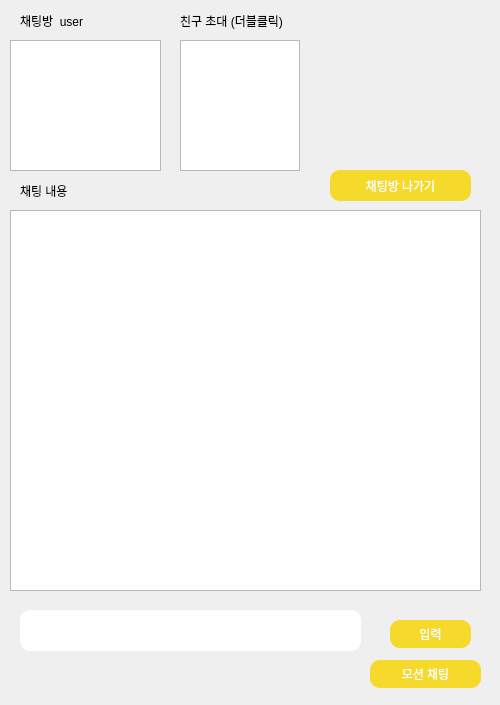
<?xml version="1.0" encoding="UTF-8"?>
<ui version="4.0">
 <class>Form</class>
 <widget class="QWidget" name="Form">
  <property name="geometry">
   <rect>
    <x>0</x>
    <y>0</y>
    <width>500</width>
    <height>705</height>
   </rect>
  </property>
  <property name="windowTitle">
   <string>Form</string>
  </property>
  <widget class="QStackedWidget" name="stackedWidget">
   <property name="geometry">
    <rect>
     <x>0</x>
     <y>0</y>
     <width>501</width>
     <height>701</height>
    </rect>
   </property>
   <property name="currentIndex">
    <number>3</number>
   </property>
   <widget class="QWidget" name="login_page">
    <widget class="QLabel" name="label_back_4">
     <property name="geometry">
      <rect>
       <x>0</x>
       <y>0</y>
       <width>521</width>
       <height>701</height>
      </rect>
     </property>
     <property name="text">
      <string/>
     </property>
     <property name="pixmap">
      <pixmap>back3.jpg</pixmap>
     </property>
    </widget>
    <widget class="QLabel" name="PassWord_label">
     <property name="geometry">
      <rect>
       <x>50</x>
       <y>330</y>
       <width>101</width>
       <height>20</height>
      </rect>
     </property>
     <property name="text">
      <string>PassWord</string>
     </property>
    </widget>
    <widget class="QLineEdit" name="pw_line">
     <property name="geometry">
      <rect>
       <x>130</x>
       <y>330</y>
       <width>261</width>
       <height>31</height>
      </rect>
     </property>
     <property name="styleSheet">
      <string notr="true">QLineEdit
{
    background-color:  rgb(255, 255, 255);
	border-radius: 10px;
}

</string>
     </property>
     <property name="echoMode">
      <enum>QLineEdit::PasswordEchoOnEdit</enum>
     </property>
    </widget>
    <widget class="QLabel" name="ID_label">
     <property name="geometry">
      <rect>
       <x>110</x>
       <y>290</y>
       <width>64</width>
       <height>15</height>
      </rect>
     </property>
     <property name="text">
      <string>ID</string>
     </property>
    </widget>
    <widget class="QPushButton" name="login_btn">
     <property name="geometry">
      <rect>
       <x>270</x>
       <y>380</y>
       <width>111</width>
       <height>31</height>
      </rect>
     </property>
     <property name="styleSheet">
      <string notr="true">QPushButton{
	font: 13pt &quot;맑은 고딕&quot;;
	color: rgb(255, 255, 255);
    background-color: rgb(245, 218, 43);
	border: 0px;
	border-radius: 10px;
}

</string>
     </property>
     <property name="text">
      <string>login</string>
     </property>
    </widget>
    <widget class="QLineEdit" name="id_line">
     <property name="geometry">
      <rect>
       <x>130</x>
       <y>280</y>
       <width>261</width>
       <height>31</height>
      </rect>
     </property>
     <property name="styleSheet">
      <string notr="true">QLineEdit
{
    background-color:  rgb(255, 255, 255);
	border-radius: 10px;
}

</string>
     </property>
    </widget>
    <widget class="QPushButton" name="signup_btn">
     <property name="geometry">
      <rect>
       <x>270</x>
       <y>430</y>
       <width>111</width>
       <height>31</height>
      </rect>
     </property>
     <property name="styleSheet">
      <string notr="true">QPushButton{
	font: 13pt &quot;맑은 고딕&quot;;
	color: rgb(255, 255, 255);
    background-color: rgb(245, 218, 43);
	border: 0px;
	border-radius: 10px;
}

</string>
     </property>
     <property name="text">
      <string>join</string>
     </property>
    </widget>
    <widget class="QLabel" name="label_6">
     <property name="geometry">
      <rect>
       <x>30</x>
       <y>520</y>
       <width>391</width>
       <height>51</height>
      </rect>
     </property>
     <property name="text">
      <string>모션채팅을 원하시면 모션채팅 버튼을 누르시고, </string>
     </property>
    </widget>
    <widget class="QLabel" name="label_7">
     <property name="geometry">
      <rect>
       <x>30</x>
       <y>560</y>
       <width>371</width>
       <height>31</height>
      </rect>
     </property>
     <property name="text">
      <string>모션채팅 종료를 원하시면 캠 창에서 q를 입력하고 </string>
     </property>
    </widget>
    <widget class="QLabel" name="label_8">
     <property name="geometry">
      <rect>
       <x>280</x>
       <y>600</y>
       <width>331</width>
       <height>16</height>
      </rect>
     </property>
     <property name="text">
      <string>종료아아콘을 누르세요</string>
     </property>
    </widget>
   </widget>
   <widget class="QWidget" name="signup_page">
    <widget class="QLabel" name="label_back_2">
     <property name="geometry">
      <rect>
       <x>0</x>
       <y>0</y>
       <width>521</width>
       <height>701</height>
      </rect>
     </property>
     <property name="text">
      <string/>
     </property>
     <property name="pixmap">
      <pixmap>back3.jpg</pixmap>
     </property>
    </widget>
    <widget class="QLabel" name="ID_label_2">
     <property name="geometry">
      <rect>
       <x>110</x>
       <y>260</y>
       <width>64</width>
       <height>15</height>
      </rect>
     </property>
     <property name="text">
      <string>ID</string>
     </property>
    </widget>
    <widget class="QLabel" name="PassWord_label_2">
     <property name="geometry">
      <rect>
       <x>110</x>
       <y>320</y>
       <width>101</width>
       <height>20</height>
      </rect>
     </property>
     <property name="text">
      <string>PassWord</string>
     </property>
    </widget>
    <widget class="QPushButton" name="signup_ok_btn">
     <property name="geometry">
      <rect>
       <x>240</x>
       <y>490</y>
       <width>221</width>
       <height>41</height>
      </rect>
     </property>
     <property name="styleSheet">
      <string notr="true">QPushButton{
	font: 15pt &quot;맑은 고딕&quot;;
	color: rgb(255, 255, 255);
    background-color: rgb(245, 218, 43);
	border: 0px;
	border-radius: 10px;
}

</string>
     </property>
     <property name="text">
      <string>join</string>
     </property>
    </widget>
    <widget class="QLineEdit" name="id">
     <property name="geometry">
      <rect>
       <x>110</x>
       <y>280</y>
       <width>231</width>
       <height>31</height>
      </rect>
     </property>
     <property name="styleSheet">
      <string notr="true">QLineEdit
{
    background-color:  rgb(255, 255, 255);
	border-radius: 10px;
}

</string>
     </property>
    </widget>
    <widget class="QLineEdit" name="pw">
     <property name="geometry">
      <rect>
       <x>110</x>
       <y>350</y>
       <width>231</width>
       <height>31</height>
      </rect>
     </property>
     <property name="styleSheet">
      <string notr="true">QLineEdit
{
    background-color:  rgb(255, 255, 255);
	border-radius: 10px;
}

</string>
     </property>
     <property name="echoMode">
      <enum>QLineEdit::PasswordEchoOnEdit</enum>
     </property>
    </widget>
    <widget class="QLineEdit" name="input_NicName_2">
     <property name="geometry">
      <rect>
       <x>110</x>
       <y>420</y>
       <width>231</width>
       <height>31</height>
      </rect>
     </property>
     <property name="styleSheet">
      <string notr="true">QLineEdit
{
    background-color:  rgb(255, 255, 255);
	border-radius: 10px;
}

</string>
     </property>
     <property name="echoMode">
      <enum>QLineEdit::PasswordEchoOnEdit</enum>
     </property>
    </widget>
    <widget class="QLabel" name="NicName_label">
     <property name="geometry">
      <rect>
       <x>110</x>
       <y>390</y>
       <width>131</width>
       <height>20</height>
      </rect>
     </property>
     <property name="text">
      <string>PassWord Check</string>
     </property>
    </widget>
    <widget class="QPushButton" name="btn_id_check">
     <property name="geometry">
      <rect>
       <x>380</x>
       <y>280</y>
       <width>81</width>
       <height>28</height>
      </rect>
     </property>
     <property name="styleSheet">
      <string notr="true">QPushButton{
	font: 11pt &quot;맑은 고딕&quot;;
	color: rgb(255, 255, 255);
    background-color: rgb(245, 218, 43);
	border: 0px;
	border-radius: 10px;
}

</string>
     </property>
     <property name="text">
      <string>중복체크</string>
     </property>
    </widget>
   </widget>
   <widget class="QWidget" name="room_list_page">
    <widget class="QLabel" name="label_back_5">
     <property name="geometry">
      <rect>
       <x>0</x>
       <y>0</y>
       <width>521</width>
       <height>701</height>
      </rect>
     </property>
     <property name="text">
      <string/>
     </property>
     <property name="pixmap">
      <pixmap>back3.jpg</pixmap>
     </property>
    </widget>
    <widget class="QPushButton" name="refresh_btn">
     <property name="geometry">
      <rect>
       <x>270</x>
       <y>650</y>
       <width>191</width>
       <height>31</height>
      </rect>
     </property>
     <property name="styleSheet">
      <string notr="true">QPushButton{
	font: 13pt &quot;맑은 고딕&quot;;
	color: rgb(255, 255, 255);
    background-color: rgb(245, 218, 43);
	border: 0px;
	border-radius: 10px;
}

</string>
     </property>
     <property name="text">
      <string>새로고침</string>
     </property>
    </widget>
    <widget class="QLineEdit" name="room_name_line">
     <property name="geometry">
      <rect>
       <x>20</x>
       <y>590</y>
       <width>461</width>
       <height>41</height>
      </rect>
     </property>
     <property name="styleSheet">
      <string notr="true">QLineEdit
{
    background-color:  rgb(255, 255, 255);
	border-radius: 10px;
}

</string>
     </property>
    </widget>
    <widget class="QLabel" name="room_check">
     <property name="geometry">
      <rect>
       <x>20</x>
       <y>550</y>
       <width>361</width>
       <height>31</height>
      </rect>
     </property>
     <property name="text">
      <string>공백/특수문자를 제외한 방이름을 정해주세요</string>
     </property>
    </widget>
    <widget class="QListWidget" name="room_list">
     <property name="geometry">
      <rect>
       <x>10</x>
       <y>41</y>
       <width>281</width>
       <height>491</height>
      </rect>
     </property>
     <property name="styleSheet">
      <string notr="true">QList Widget
{
    background-color:  rgb(255, 255, 255);
	border-radius: 10px;
}
</string>
     </property>
    </widget>
    <widget class="QListWidget" name="online_users_list">
     <property name="geometry">
      <rect>
       <x>300</x>
       <y>190</y>
       <width>191</width>
       <height>341</height>
      </rect>
     </property>
    </widget>
    <widget class="QLabel" name="label_2">
     <property name="geometry">
      <rect>
       <x>20</x>
       <y>10</y>
       <width>271</width>
       <height>21</height>
      </rect>
     </property>
     <property name="text">
      <string>채팅방 목록</string>
     </property>
    </widget>
    <widget class="QLabel" name="label_5">
     <property name="geometry">
      <rect>
       <x>310</x>
       <y>170</y>
       <width>151</width>
       <height>21</height>
      </rect>
     </property>
     <property name="text">
      <string>접속중인 user</string>
     </property>
    </widget>
    <widget class="QPushButton" name="make_room_btn">
     <property name="geometry">
      <rect>
       <x>40</x>
       <y>650</y>
       <width>191</width>
       <height>31</height>
      </rect>
     </property>
     <property name="styleSheet">
      <string notr="true">QPushButton{
	font: 13pt &quot;맑은 고딕&quot;;
	color: rgb(255, 255, 255);
    background-color: rgb(245, 218, 43);
	border: 0px;
	border-radius: 10px;
}

</string>
     </property>
     <property name="text">
      <string>채팅 방 만들기</string>
     </property>
    </widget>
   </widget>
   <widget class="QWidget" name="room_page">
    <widget class="QLabel" name="label_back">
     <property name="geometry">
      <rect>
       <x>0</x>
       <y>0</y>
       <width>521</width>
       <height>701</height>
      </rect>
     </property>
     <property name="text">
      <string/>
     </property>
     <property name="pixmap">
      <pixmap>back3.jpg</pixmap>
     </property>
    </widget>
    <widget class="QLineEdit" name="room_chat">
     <property name="geometry">
      <rect>
       <x>20</x>
       <y>610</y>
       <width>341</width>
       <height>41</height>
      </rect>
     </property>
     <property name="styleSheet">
      <string notr="true">QLineEdit
{
    background-color:  rgb(255, 255, 255);
	border-radius: 10px;
}

</string>
     </property>
    </widget>
    <widget class="QPushButton" name="room_send_btn">
     <property name="geometry">
      <rect>
       <x>390</x>
       <y>620</y>
       <width>81</width>
       <height>28</height>
      </rect>
     </property>
     <property name="styleSheet">
      <string notr="true">QPushButton{
	font: 11pt &quot;맑은 고딕&quot;;
	color: rgb(255, 255, 255);
    background-color: rgb(245, 218, 43);
	border: 0px;
	border-radius: 10px;
}

</string>
     </property>
     <property name="text">
      <string>입력</string>
     </property>
    </widget>
    <widget class="QListWidget" name="main_chat">
     <property name="geometry">
      <rect>
       <x>10</x>
       <y>210</y>
       <width>471</width>
       <height>381</height>
      </rect>
     </property>
     <property name="styleSheet">
      <string notr="true">QList Widget
{
    background-color:  rgb(255, 255, 255);
	border-radius: 10px;
}
</string>
     </property>
    </widget>
    <widget class="QListWidget" name="room_user_list">
     <property name="geometry">
      <rect>
       <x>10</x>
       <y>40</y>
       <width>151</width>
       <height>131</height>
      </rect>
     </property>
     <property name="styleSheet">
      <string notr="true">QList Widget
{
    background-color:  rgb(255, 255, 255);
	border-radius: 10px;
}
</string>
     </property>
    </widget>
    <widget class="QLabel" name="label">
     <property name="geometry">
      <rect>
       <x>20</x>
       <y>10</y>
       <width>121</width>
       <height>21</height>
      </rect>
     </property>
     <property name="text">
      <string>채팅방  user</string>
     </property>
    </widget>
    <widget class="QLabel" name="label_3">
     <property name="geometry">
      <rect>
       <x>20</x>
       <y>180</y>
       <width>91</width>
       <height>21</height>
      </rect>
     </property>
     <property name="text">
      <string>채팅 내용</string>
     </property>
    </widget>
    <widget class="QPushButton" name="room_exit_btn">
     <property name="geometry">
      <rect>
       <x>330</x>
       <y>170</y>
       <width>141</width>
       <height>31</height>
      </rect>
     </property>
     <property name="styleSheet">
      <string notr="true">QPushButton{
	font: 11pt &quot;맑은 고딕&quot;;
	color: rgb(255, 255, 255);
    background-color: rgb(245, 218, 43);
	border: 0px;
	border-radius: 10px;
}

</string>
     </property>
     <property name="text">
      <string>채팅방 나가기</string>
     </property>
    </widget>
    <widget class="QListWidget" name="room_online">
     <property name="geometry">
      <rect>
       <x>180</x>
       <y>40</y>
       <width>120</width>
       <height>131</height>
      </rect>
     </property>
     <property name="maximumSize">
      <size>
       <width>120</width>
       <height>16777215</height>
      </size>
     </property>
    </widget>
    <widget class="QLabel" name="label_4">
     <property name="geometry">
      <rect>
       <x>180</x>
       <y>10</y>
       <width>151</width>
       <height>21</height>
      </rect>
     </property>
     <property name="text">
      <string>친구 초대 (더블클릭)</string>
     </property>
    </widget>
    <widget class="QPushButton" name="room_motion">
     <property name="geometry">
      <rect>
       <x>370</x>
       <y>660</y>
       <width>111</width>
       <height>28</height>
      </rect>
     </property>
     <property name="styleSheet">
      <string notr="true">QPushButton{
	font: 11pt &quot;맑은 고딕&quot;;
	color: rgb(255, 255, 255);
    background-color: rgb(245, 218, 43);
	border: 0px;
	border-radius: 10px;
}

</string>
     </property>
     <property name="text">
      <string>모션 채팅</string>
     </property>
    </widget>
   </widget>
   <widget class="QWidget" name="presonal_page">
    <widget class="QLabel" name="label_back_6">
     <property name="geometry">
      <rect>
       <x>0</x>
       <y>0</y>
       <width>521</width>
       <height>701</height>
      </rect>
     </property>
     <property name="text">
      <string/>
     </property>
     <property name="pixmap">
      <pixmap>../../Desktop/back3.jpg</pixmap>
     </property>
    </widget>
   </widget>
  </widget>
 </widget>
 <resources/>
 <connections/>
</ui>
